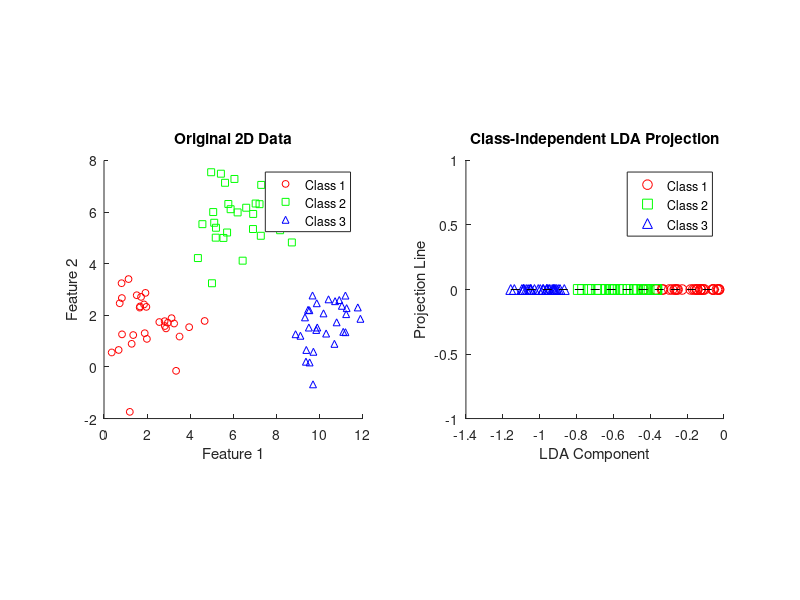

This chart was generated by the following MATLAB code:
clc; clear; close all;

% Parameters
num_classes = 3;
num_samples = 30;
num_features = 2;
rng(42);

% Mean and covariance
mu = [2 2; 6 6; 10 2]; 
sigma = eye(num_features);

% Data storage
X = [];
y = [];

% Generate data for each class
for c = 1:num_classes
    X_class = mvnrnd(mu(c, :), sigma, num_samples);
    X = [X; X_class];
    y = [y; c * ones(num_samples, 1)];
end

% Compute class means
class_means = zeros(num_classes, num_features);
for c = 1:num_classes
    class_means(c, :) = mean(X(y == c, :), 1);
end
overall_mean = mean(X, 1);

% Compute between-class scatter matrix Sb
Sb = zeros(num_features, num_features);
for c = 1:num_classes
    Nc = sum(y == c);
    mean_diff = (class_means(c, :) - overall_mean)';
    Sb = Sb + Nc * (mean_diff * mean_diff');
end

% Compute within-class scatter matrix Sw
Sw = zeros(num_features, num_features);
for c = 1:num_classes
    X_c = X(y == c, :);
    Sw = Sw + (X_c - class_means(c, :))' * (X_c - class_means(c, :));
end

% Solve eigenvalue problem
[V, D] = eig(Sb, Sw);
[~, sorted_indices] = sort(diag(D), 'descend');
W = V(:, sorted_indices(1));
X_lda = X * W;

% Plot results
figure;

% Original 2D Data
subplot(1,2,1);
gscatter(X(:,1), X(:,2), y, ['r', 'g', 'b'], ['o', 's', '^'], 5);
title('Original 2D Data');
xlabel('Feature 1'); ylabel('Feature 2');
legend('Class 1', 'Class 2', 'Class 3');
axis square;

% Class-Independent LDA Projection
subplot(1,2,2);
hold on;
unique_classes = unique(y);
markers = {'o', 's', '^'}; 
colors = {'r', 'g', 'b'}; 

for i = 1:length(unique_classes)
    class_idx = y == unique_classes(i);
    scatter(X_lda(class_idx), zeros(sum(class_idx),1), 50, colors{i}, markers{i});
end
plot([min(X_lda), max(X_lda)], [0, 0], '--k'); % Projection axis
hold off;
title('Class-Independent LDA Projection');
xlabel('LDA Component');
ylabel('Projection Line');
legend('Class 1', 'Class 2', 'Class 3');
axis square;
